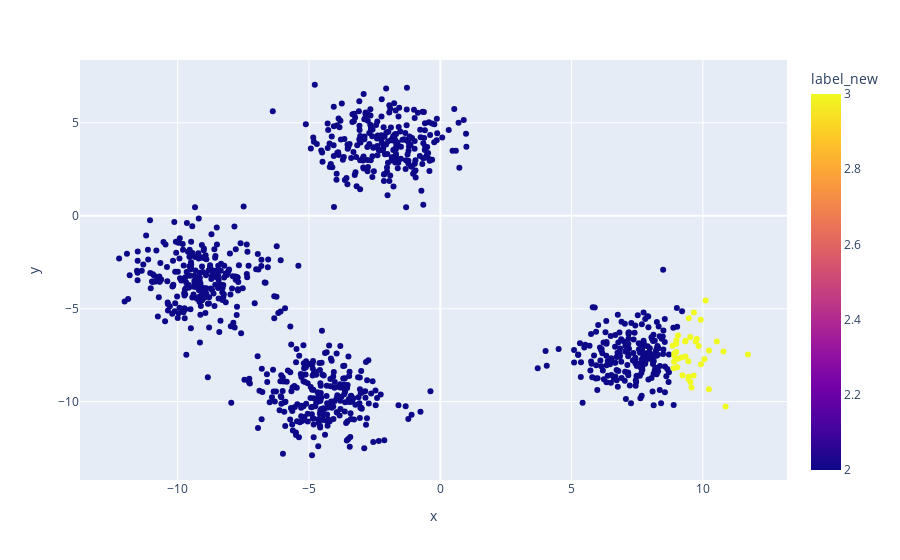

Notebook code cell kept with this figure:
### Code cell
labels_new = [0] * len(labels)
color = 0

for i in range(size):
    if dsu_parent[i] != -1:
        continue
        
    for j in dsu[i]:
        labels_new[j] = color
    color += 1
    
df['label_new'] = labels_new
fig = px.scatter(df, x="x", y="y", color='label_new')
fig.show()

### Figure 1 — Plotly figure (JSON) as saved in the notebook; plotly's stock layout.template omitted (floating-point values rounded to 4 significant figures; data arrays with more than 128 entries replaced by an {"elided": "..."} marker saying what was removed)
{"data": [{"hovertemplate": "x=%{x}<br>y=%{y}<br>label_new=%{marker.color}<extra></extra>", "legendgroup": "", "marker": {"color": {"elided": "1000 int values"}, "coloraxis": "coloraxis", "symbol": "circle"}, "mode": "markers", "name": "", "showlegend": false, "type": "scatter", "x": {"elided": "1000 float values"}, "xaxis": "x", "y": {"elided": "1000 float values"}, "yaxis": "y"}], "layout": {"coloraxis": {"colorbar": {"title": {"text": "label_new"}}, "colorscale": [[0, "#0d0887"], [0.1111, "#46039f"], [0.2222, "#7201a8"], [0.3333, "#9c179e"], [0.4444, "#bd3786"], [0.5556, "#d8576b"], [0.6667, "#ed7953"], [0.7778, "#fb9f3a"], [0.8889, "#fdca26"], [1, "#f0f921"]]}, "legend": {"tracegroupgap": 0}, "margin": {"t": 60}, "xaxis": {"anchor": "y", "domain": [0, 1], "title": {"text": "x"}}, "yaxis": {"anchor": "x", "domain": [0, 1], "title": {"text": "y"}}}}
